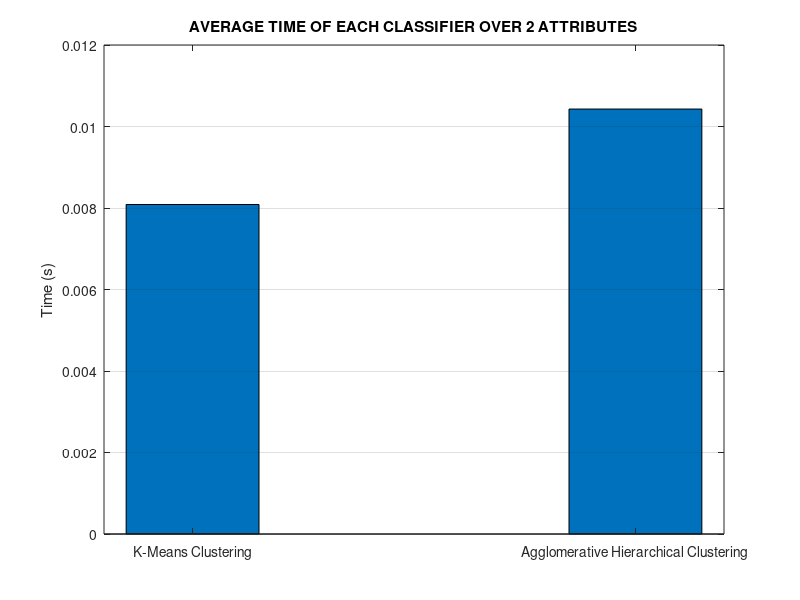
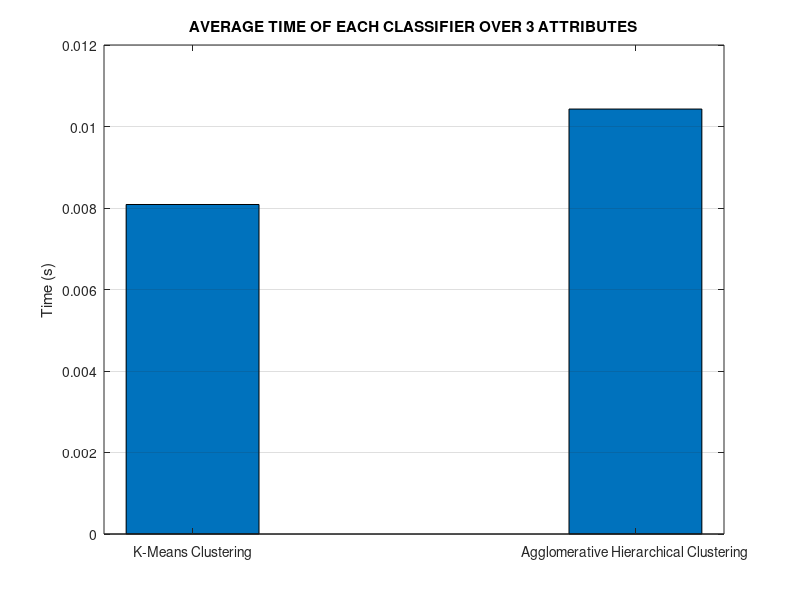

Here is the MATLAB script that generated these plots, in order:
kt2=[0.00891975,0.00694425,0.0070455,0.0097835,0.0075335,0.00829];
aht2=[0.005569,0.005797,0.00942,0.008267,0.02518,0.008337];
figure('Name','TIME COMPARISON');
ktavg=mean(kt2);
ahtavg=mean(aht2);
bar([ktavg ahtavg],0.3);
ylabel 'Time (s)';
set(gca,'XTickLabel',{'K-Means Clustering','Agglomerative Hierarchical Clustering'},'YGrid','on');
title('AVERAGE TIME OF EACH CLASSIFIER OVER 2 ATTRIBUTES');
figure('Name','TIME COMPARISON');
%average timings
ktavg=mean(kt2);
ahtavg=mean(aht2);
bar([ktavg;ahtavg],0.3);
ylabel 'Time (s)';
set(gca,'XTickLabel',{'K-Means Clustering','Agglomerative Hierarchical Clustering'},'YGrid','on');
title('AVERAGE TIME OF EACH CLASSIFIER OVER 3 ATTRIBUTES');